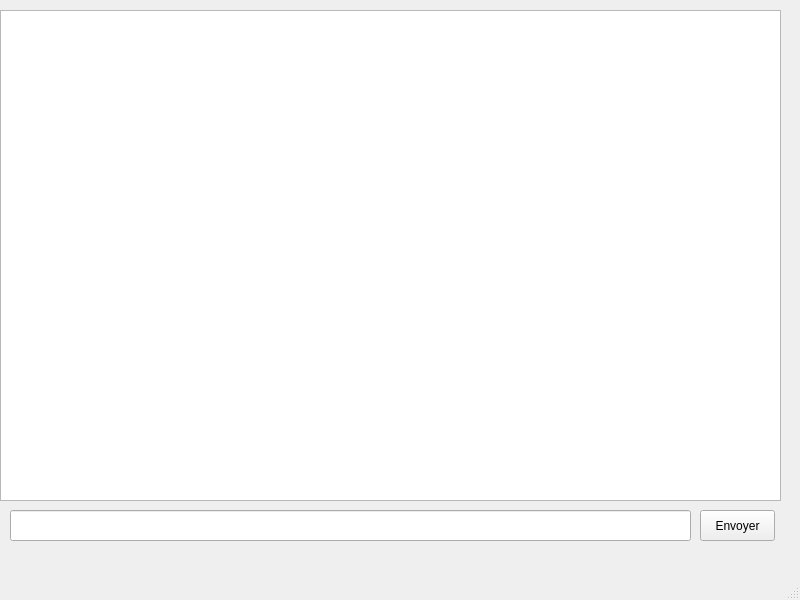
<?xml version="1.0" encoding="UTF-8"?>
<ui version="4.0">
 <class>MainWindow</class>
 <widget class="QMainWindow" name="MainWindow">
  <property name="geometry">
   <rect>
    <x>0</x>
    <y>0</y>
    <width>800</width>
    <height>600</height>
   </rect>
  </property>
  <property name="windowTitle">
   <string>MainWindow</string>
  </property>
  <widget class="QWidget" name="centralwidget">
   <widget class="QTextEdit" name="teTexte">
    <property name="geometry">
     <rect>
      <x>0</x>
      <y>10</y>
      <width>781</width>
      <height>491</height>
     </rect>
    </property>
   </widget>
   <widget class="QPushButton" name="pushButton">
    <property name="geometry">
     <rect>
      <x>700</x>
      <y>510</y>
      <width>75</width>
      <height>31</height>
     </rect>
    </property>
    <property name="text">
     <string>Envoyer</string>
    </property>
   </widget>
   <widget class="QLineEdit" name="lineEdit">
    <property name="geometry">
     <rect>
      <x>10</x>
      <y>510</y>
      <width>681</width>
      <height>31</height>
     </rect>
    </property>
   </widget>
  </widget>
  <widget class="QMenuBar" name="menubar">
   <property name="geometry">
    <rect>
     <x>0</x>
     <y>0</y>
     <width>800</width>
     <height>20</height>
    </rect>
   </property>
  </widget>
  <widget class="QStatusBar" name="statusbar"/>
 </widget>
 <resources/>
 <connections/>
</ui>
